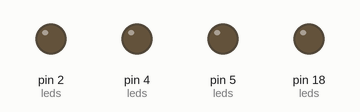
This sketch was run on a simulated Arduino Uno, built with avr-gcc and run on an emulated ATmega328P. Parts: output pins drawn as LEDs (lit = HIGH).

Above: at 0.2 s.
At 0.7 s:
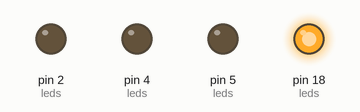
At 2.2 s:
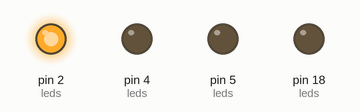
At 2.7 s:
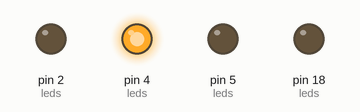
At 6.2 s:
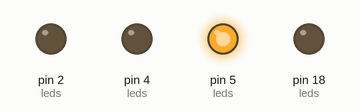
Timing chart, 0 to 6.9 s (numbered marks = the images above):
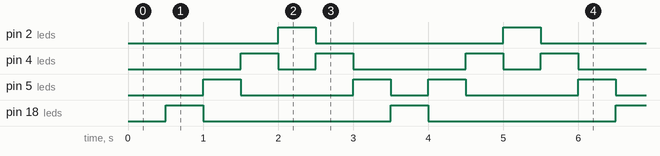

The sketch:

knight_rider.ino
```cpp
constexpr int FOURTH_BIT = 2;
constexpr int THIRD_BIT = 4;
constexpr int SECOND_BIT = 5;
constexpr int FIRST_BIT = 18;

constexpr int leds[] = {
    FIRST_BIT,
    SECOND_BIT,
    THIRD_BIT,
    FOURTH_BIT
};


constexpr int NUM_BITS = 4;
unsigned long lastChange = 0;
int currentLed = 0;
int direction = 1;

void setup() {

  for(int i = 0 ; i < NUM_BITS ; i++){
      pinMode(leds[i], OUTPUT);
  }

}

void loop() {
  if(millis() - lastChange >= 500){

    for (int i = 0 ; i < NUM_BITS ; i++) {
         digitalWrite(leds[i], i == currentLed ? HIGH : LOW );
    }

    currentLed += direction;

    if(currentLed == NUM_BITS - 1){
      direction = -1;
    }

    else if(currentLed == 0){
      direction = 1;
    }

    lastChange = millis();

  }

}
```

Measured:
- by itself, pin 2 (leds), pin 18 (leds): alternates HIGH for 0.50 s and LOW for 2.5 s
- by itself, pin 4 (leds): repeats every 3.0 s: LOW 0.50 s, HIGH 0.50 s, LOW 1.5 s, HIGH 0.50 s
- by itself, pin 5 (leds): repeats every 3.0 s: LOW 1.5 s, HIGH 0.50 s, LOW 0.50 s, HIGH 0.50 s
